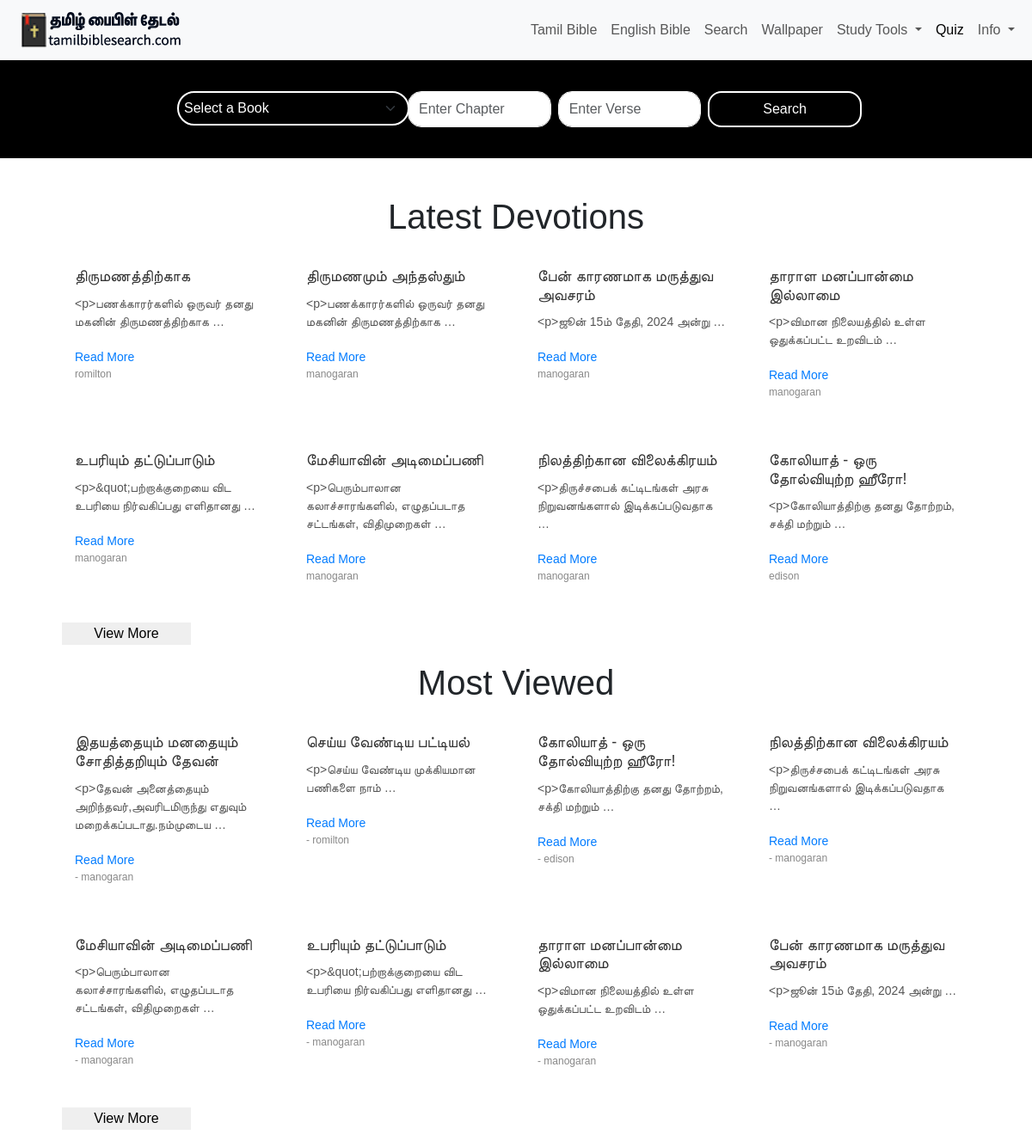
/tamil-bible-study, run on an earlier commit of the app's database.
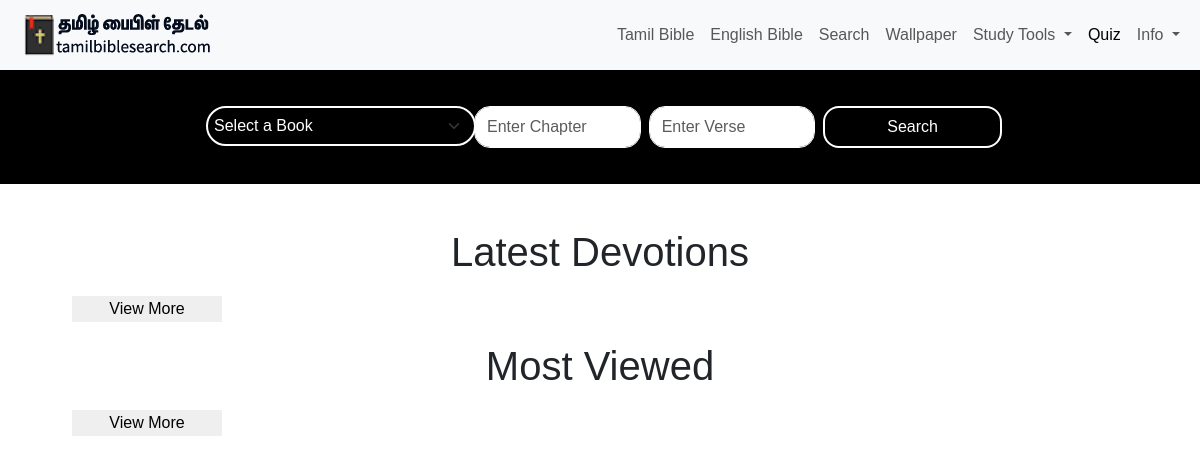
And on a later commit of the database.
### myapp/models.py (models this page shows, shortened)
class Authormessage(models.Model):
    title = models.CharField(max_length=100)
    url = models.CharField(max_length=100)
    author = models.ForeignKey('Author', on_delete=models.CASCADE, related_name='bible_references')
    select_tag = models.ManyToManyField('TaxonomyBibleStudy', related_name='selected_tags')
    tamil_bible_message = RichTextField(null=True, blank=True)
    view_count = models.IntegerField(default=0)  # Field to track view count

class Author(models.Model):
    add_author = models.CharField(max_length=100)

### myapp/views.py (the view)
# urls.py: path('tamil-bible-study', views.tamil_bible_study, name='tamil-bible-study'),
def tamil_bible_study(request):
    books = BibleDb.objects.values('tamilname').distinct()
    latest_messages = Authormessage.objects.all().order_by('-id')[:8]
    most_viewed_messages = Authormessage.objects.all().order_by('-view_count')[:8]
    context = {
        'books': books,
        'title': 'Tamil Bible Study',
        'latest_messages': latest_messages,  # Pass the latest 8 records to the template
        'most_viewed_messages': most_viewed_messages,  # Pass the most viewed records to the template
    }
    return render(request, 'tamil_bible_study.html', context)

### myapp/templates/tamil_bible_study.html (shortened to what this page needs)
{% extends 'base.html' %}
{% load static %}
{% block content %}
<!DOCTYPE html>
<html lang="en">
<head>
</head>
<body>
    <h1 style="text-align:center">Latest Devotions</h1>
    <div class="container">
        <div class="grid">
            {% for message in latest_messages %}
            <div class="card">
                <h3>{{ message.title }}</h3>
                <p> {{ message.tamil_bible_message|truncatewords:5 }} </p>
                <a href="{% url 'sermon_detail' message.url %}">Read More</a>
                <p class="author">{{ message.author.add_author }}</p>
            </div>
            {% endfor %}
            <a href="{% url 'all_devotions' %}"><button style="    width: fit-content;
    border: 1px;">View More</button></a>
        </div>
    </div>
    <h1 style="text-align:center">Most Viewed</h1>
<div class="container">
    <div class="grid">
        {% for message in most_viewed_messages %}
        <div class="card">
            <h3>{{ message.title }}</h3>
            <p> {{ message.tamil_bible_message|truncatewords:5 }} </p>
            <a href="{% url 'sermon_detail' message.url %}">Read More</a>
            <p class="author">- {{ message.author.add_author }}</p>
        </div>
        {% endfor %}
        <button style="width: fit-content; border: 1px;">View More</button>
    </div>
</div>
</body>
{% endblock %}

What changed in the data, as far as the page shows it:
removed Authormessage: title "திருமணத்திற்காக", tamil_bible_message "<p>பணக்காரர்களில் ஒருவர் தனது மகனின் திருமணத்திற்காக …", author.add_author "romilton", shown under "Latest Devotions"
removed Authormessage: title "திருமணமும் அந்தஸ்தும்", tamil_bible_message "<p>பணக்காரர்களில் ஒருவர் தனது மகனின் திருமணத்திற்காக …", author.add_author "manogaran", shown under "Latest Devotions"
removed Authormessage: title "பேன் காரணமாக மருத்துவ அவசரம்", tamil_bible_message "<p>ஜூன் 15ம் தேதி, 2024 அன்று …", author.add_author "manogaran"
removed Authormessage: title "தாராள மனப்பான்மை இல்லாமை", tamil_bible_message "<p>விமான நிலையத்தில் உள்ள ஒதுக்கப்பட்ட உறவிடம் …", author.add_author "manogaran"
removed Authormessage: title "உபரியும் தட்டுப்பாடும்", tamil_bible_message "<p>&quot;பற்றாக்குறையை விட உபரியை நிர்வகிப்பது எளிதானது …", author.add_author "manogaran"
removed Authormessage: title "மேசியாவின் அடிமைப்பணி", tamil_bible_message "<p>பெரும்பாலான கலாச்சாரங்களில், எழுதப்படாத சட்டங்கள், விதிமுறைகள் …", author.add_author "manogaran"
removed Authormessage: title "நிலத்திற்கான விலைக்கிரயம்", tamil_bible_message "<p>திருச்சபைக் கட்டிடங்கள் அரசு நிறுவனங்களால் இடிக்கப்படுவதாக …", author.add_author "manogaran"
removed Authormessage: title "கோலியாத் - ஒரு தோல்வியுற்ற ஹீரோ!", tamil_bible_message "<p>கோலியாத்திற்கு தனது தோற்றம், சக்தி மற்றும் …", author.add_author "edison"
removed Authormessage: title "இதயத்தையும் மனதையும் சோதித்தறியும் தேவன்", tamil_bible_message "<p>தேவன் அனைத்தையும் அறிந்தவர்,அவரிடமிருந்து எதுவும் மறைக்கப்படாது.நம்முடைய …", author.add_author "manogaran", shown under "Most Viewed"
removed Authormessage: title "செய்ய வேண்டிய பட்டியல்", tamil_bible_message "<p>செய்ய வேண்டிய முக்கியமான பணிகளை நாம் …", author.add_author "romilton", shown under "Most Viewed"
